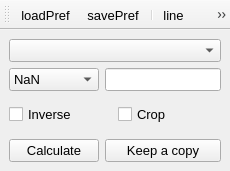
<?xml version="1.0" encoding="UTF-8"?>
<ui version="4.0">
 <class>nRegionPath</class>
 <widget class="QMainWindow" name="nRegionPath">
  <property name="geometry">
   <rect>
    <x>0</x>
    <y>0</y>
    <width>230</width>
    <height>171</height>
   </rect>
  </property>
  <property name="font">
   <font>
    <pointsize>10</pointsize>
   </font>
  </property>
  <property name="windowTitle">
   <string>Region path</string>
  </property>
  <property name="unifiedTitleAndToolBarOnMac">
   <bool>true</bool>
  </property>
  <widget class="QWidget" name="centralwidget">
   <property name="layoutDirection">
    <enum>Qt::LeftToRight</enum>
   </property>
   <layout class="QGridLayout" name="gridLayout" columnstretch="1,0">
    <item row="6" column="1">
     <widget class="QPushButton" name="duplicate">
      <property name="font">
       <font>
        <pointsize>10</pointsize>
       </font>
      </property>
      <property name="text">
       <string>Keep a copy</string>
      </property>
     </widget>
    </item>
    <item row="0" column="0" colspan="2">
     <widget class="QComboBox" name="image">
      <property name="font">
       <font>
        <pointsize>10</pointsize>
       </font>
      </property>
      <property name="neutrinoImage" stdset="0">
       <bool>true</bool>
      </property>
     </widget>
    </item>
    <item row="3" column="1">
     <widget class="QLineEdit" name="replace">
      <property name="NeutrinoSave" stdset="0">
       <bool>true</bool>
      </property>
     </widget>
    </item>
    <item row="3" column="0">
     <widget class="QComboBox" name="defaultValue">
      <property name="neutrinoSave" stdset="0">
       <bool>true</bool>
      </property>
      <item>
       <property name="text">
        <string>NaN</string>
       </property>
      </item>
      <item>
       <property name="text">
        <string>Min</string>
       </property>
      </item>
      <item>
       <property name="text">
        <string>Max</string>
       </property>
      </item>
      <item>
       <property name="text">
        <string>Mean</string>
       </property>
      </item>
      <item>
       <property name="text">
        <string>Zero</string>
       </property>
      </item>
      <item>
       <property name="text">
        <string>Value &gt;&gt;&gt;</string>
       </property>
      </item>
     </widget>
    </item>
    <item row="6" column="0">
     <widget class="QPushButton" name="doIt">
      <property name="font">
       <font>
        <pointsize>10</pointsize>
       </font>
      </property>
      <property name="text">
       <string>Calculate</string>
      </property>
     </widget>
    </item>
    <item row="4" column="0" colspan="2">
     <widget class="QWidget" name="widget" native="true">
      <layout class="QHBoxLayout" name="horizontalLayout" stretch="1,1">
       <property name="leftMargin">
        <number>0</number>
       </property>
       <property name="topMargin">
        <number>0</number>
       </property>
       <property name="rightMargin">
        <number>0</number>
       </property>
       <property name="bottomMargin">
        <number>0</number>
       </property>
       <item>
        <widget class="QCheckBox" name="inverse">
         <property name="font">
          <font>
           <pointsize>10</pointsize>
          </font>
         </property>
         <property name="text">
          <string>Inverse</string>
         </property>
         <property name="neutrinoSave" stdset="0">
          <bool>true</bool>
         </property>
        </widget>
       </item>
       <item>
        <widget class="QCheckBox" name="crop">
         <property name="font">
          <font>
           <pointsize>10</pointsize>
          </font>
         </property>
         <property name="text">
          <string>Crop</string>
         </property>
         <property name="neutrinoSave" stdset="0">
          <bool>true</bool>
         </property>
        </widget>
       </item>
      </layout>
     </widget>
    </item>
   </layout>
  </widget>
  <widget class="QToolBar" name="toolBar">
   <property name="windowTitle">
    <string>toolBar</string>
   </property>
   <property name="iconSize">
    <size>
     <width>20</width>
     <height>20</height>
    </size>
   </property>
   <property name="floatable">
    <bool>false</bool>
   </property>
   <attribute name="toolBarArea">
    <enum>TopToolBarArea</enum>
   </attribute>
   <attribute name="toolBarBreak">
    <bool>false</bool>
   </attribute>
   <addaction name="actionLoadPref"/>
   <addaction name="actionSavePref"/>
   <addaction name="separator"/>
   <addaction name="actionLine"/>
   <addaction name="actionBezier"/>
  </widget>
  <action name="actionLoadPref">
   <property name="icon">
    <iconset>
     <normaloff>:icons//loadPref.png</normaloff>:icons//loadPref.png</iconset>
   </property>
   <property name="text">
    <string>loadPref</string>
   </property>
   <property name="toolTip">
    <string>Load Preferences</string>
   </property>
  </action>
  <action name="actionSavePref">
   <property name="icon">
    <iconset>
     <normaloff>:icons//savePref.png</normaloff>:icons//savePref.png</iconset>
   </property>
   <property name="text">
    <string>savePref</string>
   </property>
   <property name="toolTip">
    <string>Save Preferences</string>
   </property>
  </action>
  <action name="actionBezier">
   <property name="icon">
    <iconset>
     <normaloff>:icons//bezier.png</normaloff>:icons//bezier.png</iconset>
   </property>
   <property name="text">
    <string>bezier</string>
   </property>
   <property name="toolTip">
    <string>Switch Bezier</string>
   </property>
  </action>
  <action name="actionLine">
   <property name="icon">
    <iconset>
     <normaloff>:icons//line.png</normaloff>:icons//line.png</iconset>
   </property>
   <property name="text">
    <string>line</string>
   </property>
   <property name="toolTip">
    <string>Show axis window</string>
   </property>
  </action>
  <action name="actionFlipline">
   <property name="icon">
    <iconset>
     <normaloff>:icons//flipline.png</normaloff>:icons//flipline.png</iconset>
   </property>
   <property name="text">
    <string>flipline</string>
   </property>
   <property name="toolTip">
    <string>Flip Monotone</string>
   </property>
  </action>
 </widget>
 <tabstops>
  <tabstop>image</tabstop>
 </tabstops>
 <resources/>
 <connections/>
</ui>
